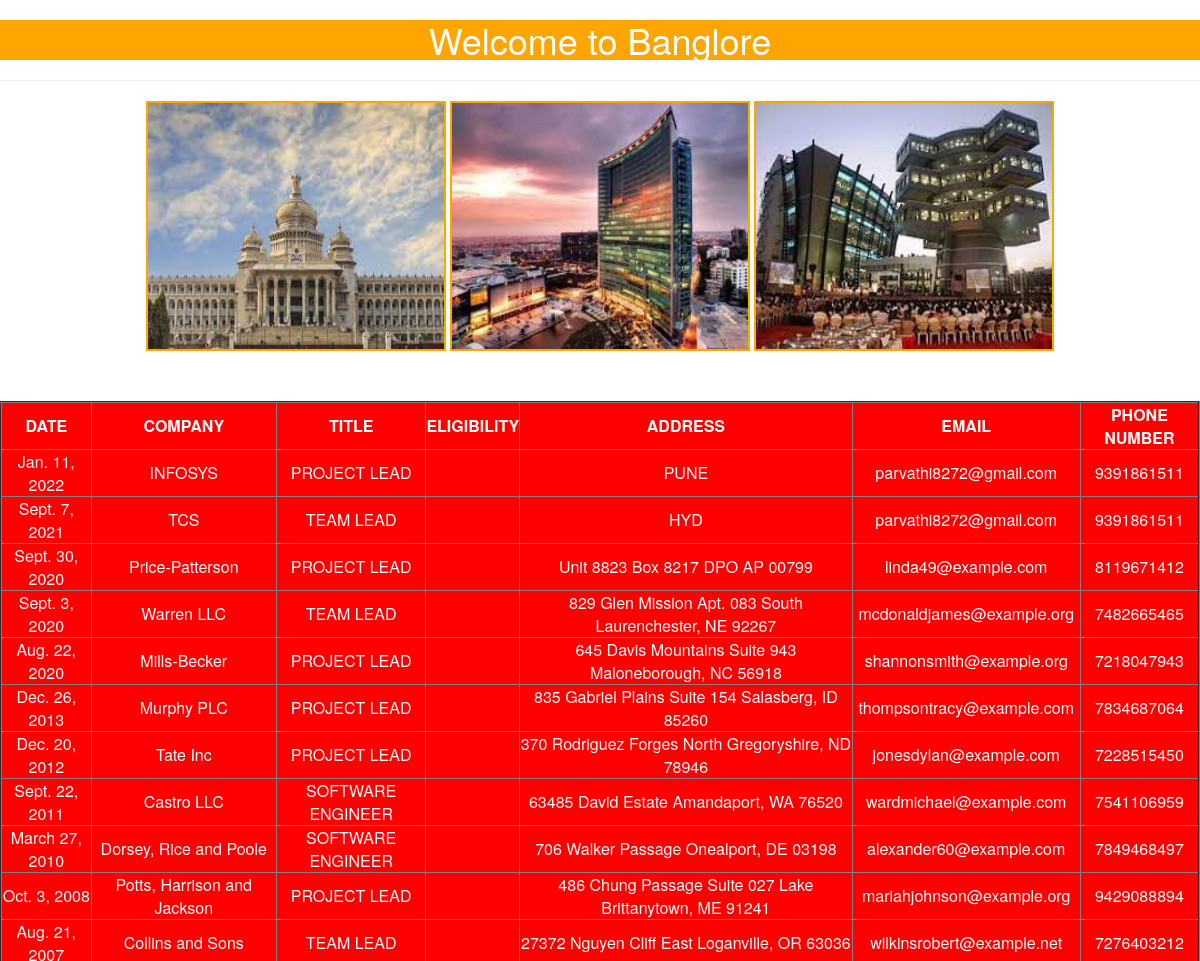
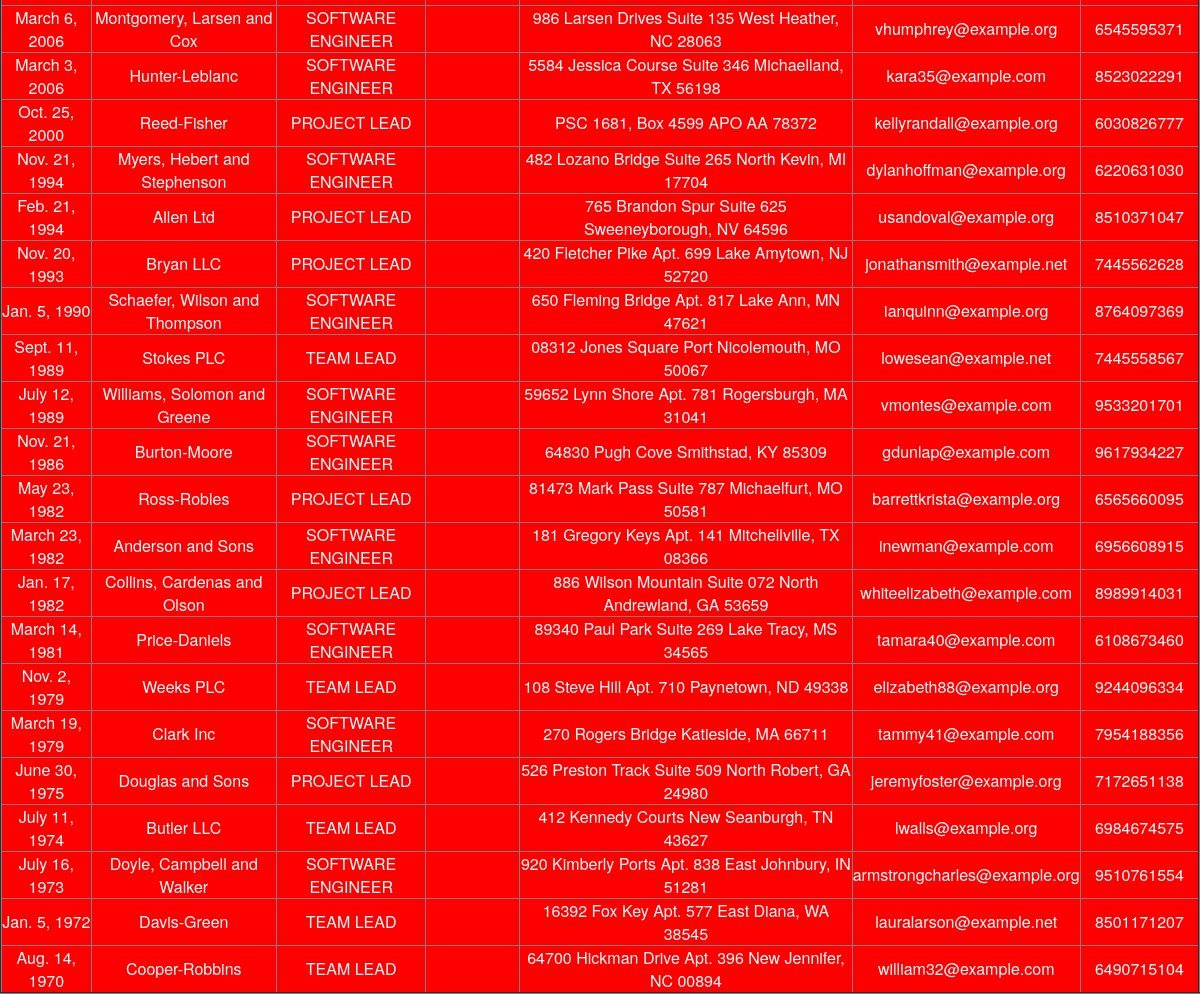
Screenshot of /blr/ with the database file from the repository (2 pictures, top to bottom).
### jobapp/models.py (models this page shows)
class BlrJobs(models.Model):
    date=models.DateField()
    company=models.CharField(max_length=64)
    title=models.CharField(max_length=64)
    eligibility=models.CharField(max_length=32)
    address=models.TextField()
    email=models.EmailField()
    phonenumber=models.IntegerField()

### jobapp/views.py (the view)
# urls.py: path('blr/', views.blr_info_view),
def blr_info_view(request):
    blrjob=BlrJobs.objects.all().order_by('-date')
    return render(request,'jobapp/jobsinblr.html',{'blrjob':blrjob})

### templates/jobapp/jobsinblr.html (shortened to what this page needs)
{%load static%}
<html>
    <head>
        <link rel="stylesheet" href="https://stackpath.bootstrapcdn.com/bootstrap/3.4.1/css/bootstrap.min.css">
        <link rel="stylesheet" href="{%static 'css/jobs.css'%}">
    </head>
    <body>
        <div class="=container" align='center'>
        <h1>Welcome to Banglore</h1><hr>
        <img src="{%static 'images/blr1.jpg'%}">
        <img src="{%static 'images/blr2.jpg'%}">
        <img src="{%static 'images/blr3.jpg'%}">
        {%if blrjob%}
        <table border=2 align="center">
            <thead>
                <th>DATE</th>
                <th>COMPANY</th>
                <th>TITLE</th>
                <th>ELIGIBILITY</th>
                <th>ADDRESS</th>
                <th>EMAIL</th>
                <th>PHONE NUMBER</th>
            </thead>
            {%for job in blrjob%}
                <tr>
                    <td>{{job.date}}</td>
                    <td>{{job.company}}</td>
                    <td>{{job.title}}</td>
                    <td>{{job.eligibilty}}</td>
                    <td>{{job.address}}</td>
                    <td>{{job.email}}</td>
                    <td>{{job.phonenumber}}</td>
                </tr>
            {%endfor%}
        </table>
        {%else%}
        <p>Job Records Not Found!!!!</p>
        {%endif%}
    </div>
    </body>
</html>

### static/css/jobs.css (style rules this page uses)
body { background: url(https://images.unsplash.com/photo-1459180129673-eefb56f79b45?ixlib=rb-1.2.1&ixid=MnwxMjA3fDB8MHxzZWFyY2h8Mnx8am9ic3xlbnwwfHwwfHw%3D&auto=format&fit=crop&w=500&q=60); background-repeat: no-repeat; background-size: cover; background-position: center; background-image: cross-fade(); text-align: center; }
h1 { text-align: center; background-color: orange; background-position: 0cm ; color: white; }
img { width:25%; height: 250px; border: 2px solid orange; }
table { background-color: red; color: white; margin-top: 50px; text-align: center; align-content: center; align-tracks: center; }
thead,th { text-align: center; }

### rows the page displays
BlrJobs: date "Jan. 11, 2022", company "INFOSYS", title "PROJECT LEAD", address "PUNE", email "parvathi8272@gmail.com", phonenumber "9391861511"
BlrJobs: date "Sept. 7, 2021", company "TCS", title "TEAM LEAD", address "HYD", email "parvathi8272@gmail.com", phonenumber "9391861511"
BlrJobs: date "Sept. 30, 2020", company "Price-Patterson", title "PROJECT LEAD", address "Unit 8823 Box 8217 DPO AP 00799", email "linda49@example.com", phonenumber "8119671412"
BlrJobs: date "Sept. 3, 2020", company "Warren LLC", title "TEAM LEAD", address "829 Glen Mission Apt. 083 South Laurenchester, NE 92267", email "mcdonaldjames@example.org", phonenumber "7482665465"
BlrJobs: date "Aug. 22, 2020", company "Mills-Becker", title "PROJECT LEAD", address "645 Davis Mountains Suite 943 Maloneborough, NC 56918", email "shannonsmith@example.org", phonenumber "7218047943"
BlrJobs: date "Dec. 26, 2013", company "Murphy PLC", title "PROJECT LEAD", address "835 Gabriel Plains Suite 154 Salasberg, ID 85260", email "thompsontracy@example.com", phonenumber "7834687064"
BlrJobs: date "Dec. 20, 2012", company "Tate Inc", title "PROJECT LEAD", address "370 Rodriguez Forges North Gregoryshire, ND 78946", email "jonesdylan@example.com", phonenumber "7228515450"
BlrJobs: date "Sept. 22, 2011", company "Castro LLC", title "SOFTWARE ENGINEER", address "63485 David Estate Amandaport, WA 76520", email "wardmichael@example.com", phonenumber "7541106959"
BlrJobs: date "March 27, 2010", company "Dorsey, Rice and Poole", title "SOFTWARE ENGINEER", address "706 Walker Passage Onealport, DE 03198", email "alexander60@example.com", phonenumber "7849468497"
BlrJobs: date "Oct. 3, 2008", company "Potts, Harrison and Jackson", title "PROJECT LEAD", address "486 Chung Passage Suite 027 Lake Brittanytown, ME 91241", email "mariahjohnson@example.org", phonenumber "9429088894"
BlrJobs: date "Aug. 21, 2007", company "Collins and Sons", title "TEAM LEAD", address "27372 Nguyen Cliff East Loganville, OR 63036", email "wilkinsrobert@example.net", phonenumber "7276403212"
BlrJobs: date "March 6, 2006", company "Montgomery, Larsen and Cox", title "SOFTWARE ENGINEER", address "986 Larsen Drives Suite 135 West Heather, NC 28063", email "vhumphrey@example.org", phonenumber "6545595371"
BlrJobs: date "March 3, 2006", company "Hunter-Leblanc", title "SOFTWARE ENGINEER", address "5584 Jessica Course Suite 346 Michaelland, TX 56198", email "kara35@example.com", phonenumber "8523022291"
BlrJobs: date "Oct. 25, 2000", company "Reed-Fisher", title "PROJECT LEAD", address "PSC 1681, Box 4599 APO AA 78372", email "kellyrandall@example.org", phonenumber "6030826777"
BlrJobs: date "Nov. 21, 1994", company "Myers, Hebert and Stephenson", title "SOFTWARE ENGINEER", address "482 Lozano Bridge Suite 265 North Kevin, MI 17704", email "dylanhoffman@example.org", phonenumber "6220631030"
BlrJobs: date "Feb. 21, 1994", company "Allen Ltd", title "PROJECT LEAD", address "765 Brandon Spur Suite 625 Sweeneyborough, NV 64596", email "usandoval@example.org", phonenumber "8510371047"
BlrJobs: date "Nov. 20, 1993", company "Bryan LLC", title "PROJECT LEAD", address "420 Fletcher Pike Apt. 699 Lake Amytown, NJ 52720", email "jonathansmith@example.net", phonenumber "7445562628"
BlrJobs: date "Jan. 5, 1990", company "Schaefer, Wilson and Thompson", title "SOFTWARE ENGINEER", address "650 Fleming Bridge Apt. 817 Lake Ann, MN 47621", email "ianquinn@example.org", phonenumber "8764097369"
BlrJobs: date "Sept. 11, 1989", company "Stokes PLC", title "TEAM LEAD", address "08312 Jones Square Port Nicolemouth, MO 50067", email "lowesean@example.net", phonenumber "7445558567"
BlrJobs: date "July 12, 1989", company "Williams, Solomon and Greene", title "SOFTWARE ENGINEER", address "59652 Lynn Shore Apt. 781 Rogersburgh, MA 31041", email "vmontes@example.com", phonenumber "9533201701"
BlrJobs: date "Nov. 21, 1986", company "Burton-Moore", title "SOFTWARE ENGINEER", address "64830 Pugh Cove Smithstad, KY 85309", email "gdunlap@example.com", phonenumber "9617934227"
BlrJobs: date "May 23, 1982", company "Ross-Robles", title "PROJECT LEAD", address "81473 Mark Pass Suite 787 Michaelfurt, MO 50581", email "barrettkrista@example.org", phonenumber "6565660095"
BlrJobs: date "March 23, 1982", company "Anderson and Sons", title "SOFTWARE ENGINEER", address "181 Gregory Keys Apt. 141 Mitchellville, TX 08366", email "inewman@example.com", phonenumber "6956608915"
BlrJobs: date "Jan. 17, 1982", company "Collins, Cardenas and Olson", title "PROJECT LEAD", address "886 Wilson Mountain Suite 072 North Andrewland, GA 53659", email "whiteelizabeth@example.com", phonenumber "8989914031"
BlrJobs: date "March 14, 1981", company "Price-Daniels", title "SOFTWARE ENGINEER", address "89340 Paul Park Suite 269 Lake Tracy, MS 34565", email "tamara40@example.com", phonenumber "6108673460"
BlrJobs: date "Nov. 2, 1979", company "Weeks PLC", title "TEAM LEAD", address "108 Steve Hill Apt. 710 Paynetown, ND 49338", email "elizabeth88@example.org", phonenumber "9244096334"
BlrJobs: date "March 19, 1979", company "Clark Inc", title "SOFTWARE ENGINEER", address "270 Rogers Bridge Katieside, MA 66711", email "tammy41@example.com", phonenumber "7954188356"
BlrJobs: date "June 30, 1975", company "Douglas and Sons", title "PROJECT LEAD", address "526 Preston Track Suite 509 North Robert, GA 24980", email "jeremyfoster@example.org", phonenumber "7172651138"
BlrJobs: date "July 11, 1974", company "Butler LLC", title "TEAM LEAD", address "412 Kennedy Courts New Seanburgh, TN 43627", email "lwalls@example.org", phonenumber "6984674575"
BlrJobs: date "July 16, 1973", company "Doyle, Campbell and Walker", title "SOFTWARE ENGINEER", address "920 Kimberly Ports Apt. 838 East Johnbury, IN 51281", email "armstrongcharles@example.org", phonenumber "9510761554"
BlrJobs: date "Jan. 5, 1972", company "Davis-Green", title "TEAM LEAD", address "16392 Fox Key Apt. 577 East Diana, WA 38545", email "lauralarson@example.net", phonenumber "8501171207"
BlrJobs: date "Aug. 14, 1970", company "Cooper-Robbins", title "TEAM LEAD", address "64700 Hickman Drive Apt. 396 New Jennifer, NC 00894", email "william32@example.com", phonenumber "6490715104"
